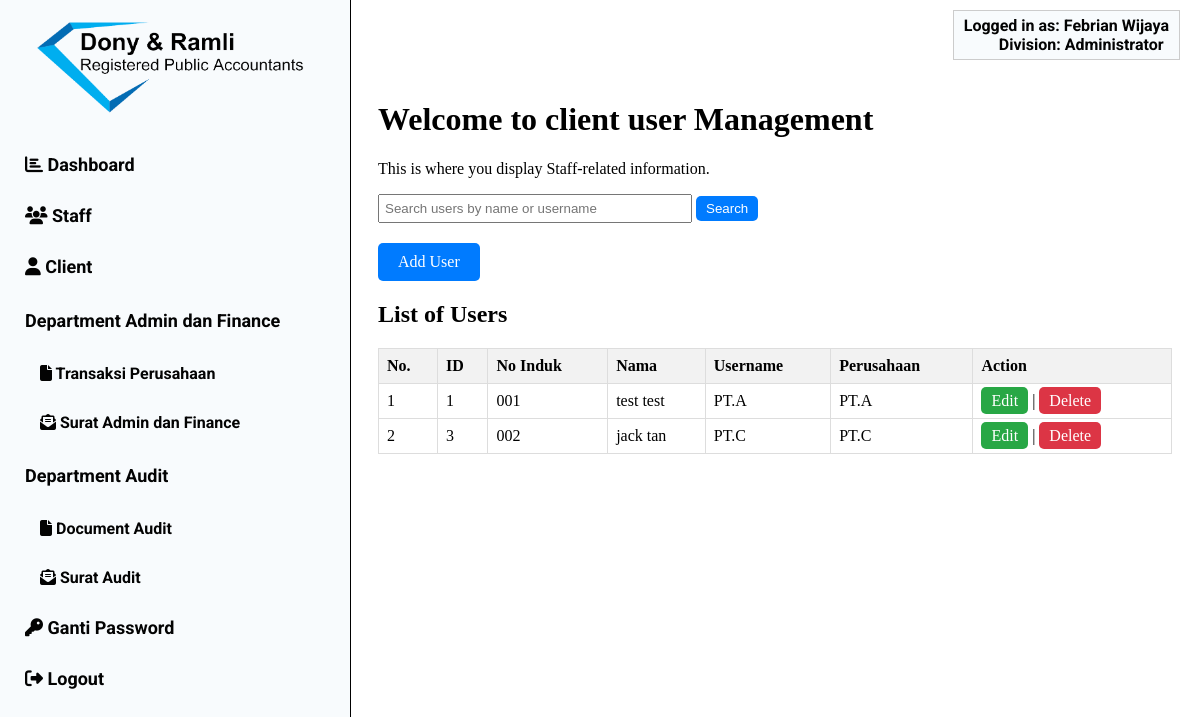
/client.php (signed in), run on the app's committed database.
### tables this page shows
CREATE TABLE `users` (
  `id` int(11) NOT NULL,
  `no_induk` varchar(10) NOT NULL,
  `nama_depan` varchar(50) NOT NULL,
  `nama_belakang` varchar(50) DEFAULT NULL,
  `username` varchar(60) NOT NULL,
  `password` varchar(255) NOT NULL,
  `divisi` varchar(50) NOT NULL,
  `jabatan` varchar(50) NOT NULL
);

CREATE TABLE `client_users` (
  `id` int(11) NOT NULL,
  `no_induk` varchar(10) NOT NULL,
  `nama_depan` varchar(50) NOT NULL,
  `nama_belakang` varchar(50) NOT NULL,
  `username` varchar(100) NOT NULL,
  `password` varchar(255) NOT NULL,
  `perusahaan` varchar(100) NOT NULL
);

### client.php (the view, shortened to what this page needs)
<!DOCTYPE html>
<html>
<head>
    <link rel="stylesheet" href="style.css">
</head>
<body>
<?php
include 'header.php';
if ($_SESSION['divisi'] === 'Administrator') {
    include 'sidebar.php';
} elseif ($_SESSION['divisi'] === 'Auditor') {
    include 'audit_sidebar.php';
} elseif ($_SESSION['divisi'] === 'Admin dan Finance') {
    include 'finance_sidebar.php';
}
?>
<div class="content">
    <h1>Welcome to client user Management</h1>
    <p>This is where you display Staff-related information.</p>
    <form class="search-form" action="" method="GET">
        <input type="text" class="search-input" name="search" placeholder="Search users by name or username">
        <button type="submit" class="search-button">Search</button>
    </form>
    <?php if ($_SESSION['divisi'] === 'Administrator'): ?>
    <a href="addclient.php" class="add-button">Add User</a>
    <?php endif; ?>
    <h2>List of Users</h2>
    <table>
        <tr>
            <th>No.</th>
            <th>ID</th>
            <th>No Induk</th>
            <th>Nama</th>
            <th>Username</th>
            <th>Perusahaan</th>
            <?php if ($_SESSION['divisi'] === 'Administrator'): ?>
                <th>Action</th>
            <?php endif; ?>
        </tr>
        <?php
        $servername = "localhost";
        $username = "root";
        $password = "";
        $dbname = "db_dms";
        $conn = new mysqli($servername, $username, $password, $dbname);
        $whereClause = "";
        $sql = "SELECT id, no_induk, nama_depan, nama_belakang, username, perusahaan FROM client_users $whereClause";
        $result = $conn->query($sql);
        if ($result->num_rows > 0) {
            $row_number = 1;
            while ($row = $result->fetch_assoc()) {
                echo "<tr>";
                echo "<td>" . $row_number . "</td>";
                echo "<td>" . $row["id"] . "</td>";
                echo "<td>" . $row["no_induk"] . "</td>";
                echo "<td>" . $row["nama_depan"] . " " . $row["nama_belakang"] . "</td>";
                echo "<td>" . $row["username"] . "</td>";
                echo "<td>" . $row["perusahaan"] . "</td>";
                if ($_SESSION['divisi'] === 'Administrator') {
                    echo "<td>";
                    echo "<a href='edit_user_client.php?id=" . $row["id"] . "' class='edit-button'>Edit</a> | ";
                    echo "<a href='delete_client.php?id=" . $row["id"] . "' class='delete-button'>Delete</a>";
                    echo "</td>";
                }
                $row_number++;
            }
        } else {
            echo "<tr><td colspan='8'>No users found.</td></tr>";
        }
        ?>
    </table>
</div>
</body>
</html>

### header.php (shortened to what this page needs)
<?php
$DATABASE_HOST = 'localhost';
$DATABASE_USER = 'root';
$DATABASE_PASS = '';
$DATABASE_NAME = 'db_dms';
$con = mysqli_connect($DATABASE_HOST, $DATABASE_USER, $DATABASE_PASS, $DATABASE_NAME);
$user_id = $_SESSION['id'];
$divisi = $_SESSION['divisi'];
if ($stmt = $con->prepare('SELECT nama_depan, nama_belakang FROM users WHERE id = ?')) {
    $stmt->bind_param('i', $user_id);
    $stmt->execute();
    $stmt->store_result();
    if ($stmt->num_rows > 0) {
        $stmt->bind_result($nama_depan, $nama_belakang);
    }
}
?>
<div class="user-info">
    <span class="user-info-label">Logged in as:</span> <strong><?php echo $nama_depan . ' ' . $nama_belakang; ?></strong>
    <br>
    <span class="user-info-label user-info-divisi">Division:</span> <strong><?php echo $divisi; ?></strong>
</div>

### style.css (style rules this page uses)
.user-info { position: absolute; top: 10px; right: 20px; font-size: 16px; color: #030303; background-color: #F8FBFD; padding: 5px 10px; border: 1px solid #ccc; z-index: 1; font-family: 'Roboto', sans-serif; font-weight: 700; }
.content { margin-left: 350px; margin-top: 60px; padding: 20px; }

### client.php (style rules this page uses)
table { width: 100%; border-collapse: collapse; }
th, td { border: 1px solid #ddd; padding: 8px; text-align: left; }
th { background-color: #f2f2f2; }
.search-form { margin-bottom: 20px; }
.search-input { padding: 5px; width: 300px; }
.search-button { padding: 5px 10px; background-color: #007BFF; color: #fff; border: none; border-radius: 5px; cursor: pointer; }
.add-button { display: inline-block; padding: 10px 20px; background-color: #007BFF; color: #fff; text-decoration: none; border-radius: 5px; transition: opacity 0.3s; }
.edit-button { background-color: #28a745; color: #fff; padding: 5px 10px; text-decoration: none; border-radius: 5px; transition: opacity 0.3s; }
.delete-button { background-color: #dc3545; color: #fff; padding: 5px 10px; text-decoration: none; border-radius: 5px; transition: opacity 0.3s; }

### header.php (style rules this page uses)
.user-info-divisi { margin-left: 35px; }

### data on the page
users: nama_depan "Febrian", nama_belakang "Wijaya"
client_users: id "1", no_induk "001", nama_depan "test", nama_belakang "test", username "PT.A", perusahaan "PT.A"
client_users: id "3", no_induk "002", nama_depan "jack", nama_belakang "tan", username "PT.C", perusahaan "PT.C"

### other printed values
$divisi "Administrator"
